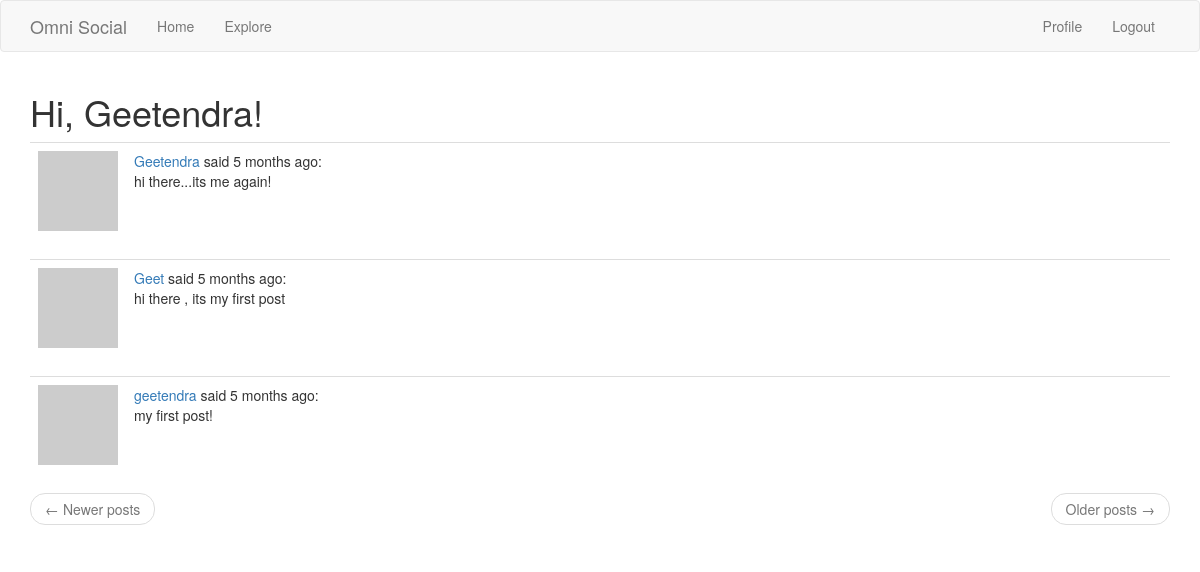
Page /explore (signed in) on the committed database.
### app/models.py (models this page shows, shortened)
class  User(UserMixin, db.Model):
    id = db.Column(db.Integer, primary_key=True)
    username = db.Column(db.String(64), index=True, unique=True)
    email = db.Column(db.String(120), index=True, unique=True)
    password_hash = db.Column(db.String(128))
    posts = db.relationship('Post', backref='author', lazy='dynamic')
    about_me = db.Column(db.String(140))
    last_seen = db.Column(db.DateTime, default=datetime.utcnow)
    followed = db.relationship(
        'User', secondary=followers,
        primaryjoin=(followers.c.follower_id == id),
        secondaryjoin=(followers.c.followed_id == id),
        backref=db.backref('followers', lazy='dynamic'), lazy='dynamic')
    def avatar(self, size):
        digest = md5(self.email.lower().encode('utf-8')).hexdigest()
        return 'https://www.gravatar.com/avatar/{}?d=identicon&s={}'.format(
            digest, size)

class Post(db.Model):
    id = db.Column(db.Integer, primary_key=True)
    body = db.Column(db.String(140))
    timestamp = db.Column(db.DateTime, index=True, default=datetime.utcnow)
    user_id = db.Column(db.Integer, db.ForeignKey('user.id'))
    language = db.Column(db.String(5))

### app/routes.py (the view)
@app.route('/explore')
@login_required
def explore():
    page = request.args.get('page', 1, type=int)
    posts = Post.query.order_by(Post.timestamp.desc()).paginate(
        page, app.config['POSTS_PER_PAGE'], False)
    next_url = url_for('explore', page=posts.next_num) \
        if posts.has_next else None
    prev_url = url_for('explore', page=posts.prev_num) \
        if posts.has_prev else None
    return render_template('index.html', title='Explore', posts=posts.items, next_url=next_url, prev_url=prev_url)

### app/models.py (called while the page is built)
@login.user_loader
def load_user(id):
    return User.query.get(int(id))

### app/routes.py (called while the page is built)
@app.before_request
def before_request():
    if current_user.is_authenticated:
        current_user.last_seen = datetime.utcnow()
        db.session.commit()

### app/templates/index.html (shortened to what this page needs)
{% extends "base.html" %}
{% import 'bootstrap/wtf.html' as wtf %}
{% block app_content %}
    <h1>Hi, {{ current_user.username }}!</h1>
    {% for post in posts %}
        {% include '_post.html' %}
    {% endfor %}
    <nav aria-label="...">
        <ul class="pager">
            <li class="previous{% if not prev_url %} disabled{% endif %}">
                <a href="{{ prev_url or '#' }}">
                    <span aria-hidden="true">&larr;</span> Newer posts
                </a>
            </li>
            <li class="next{% if not next_url %} disabled{% endif %}">
                <a href="{{ next_url or '#' }}">
                    Older posts <span aria-hidden="true">&rarr;</span>
                </a>
            </li>
        </ul>
    </nav>
{% endblock %}

### app/templates/base.html (shortened to what this page needs)
{% extends 'bootstrap/base.html' %}
{% block navbar %}
    <nav class="navbar navbar-default">
        <div class="container">
            <div class="navbar-header">
                <a class="navbar-brand" href="{{ url_for('index') }}">Omni Social</a>
            </div>
            <div class="collapse navbar-collapse" id="bs-example-navbar-collapse-1">
                <ul class="nav navbar-nav">
                    <li><a href="{{ url_for('index') }}">Home</a></li>
                    <li><a href="{{ url_for('explore') }}">Explore</a></li>
                </ul>
                <ul class="nav navbar-nav navbar-right">
                    {% if current_user.is_anonymous %}
                    <li><a href="{{ url_for('login') }}">Login</a></li>
                    {% else %}
                    <li><a href="{{ url_for('user', username=current_user.username) }}">Profile</a></li>
                    <li><a href="{{ url_for('logout') }}">Logout</a></li>
                    {% endif %}
                </ul>
            </div>
        </div>
    </nav>
{% endblock %}
{% block content %}
    <div class="container">
        {% block app_content %}{% endblock %}
    </div>
{% endblock %}

### app/templates/_post.html (shortened to what this page needs)
<table class="table table-hover">
    <tr>
        <td width="70px">
            <a href="{{ url_for('user', username=post.author.username) }}">
                <img src="{{ post.author.avatar(70) }}" />
            </a>
        </td>
        <td>
            <a href="{{ url_for('user', username=post.author.username) }}">
                {{ post.author.username }}
            </a>
            said {{ moment(post.timestamp).fromNow() }}:
            <br>
            {{ post.body }}
        </td>
    </tr>
</table>

### rows in the picture
User: username "Geetendra"
Post: author.username "Geetendra", timestamp "5 months ago", body "hi there...its me again!"
Post: author.username "Geet", timestamp "5 months ago", body "hi there , its my first post"
Post: author.username "geetendra", timestamp "5 months ago", body "my first post!"
